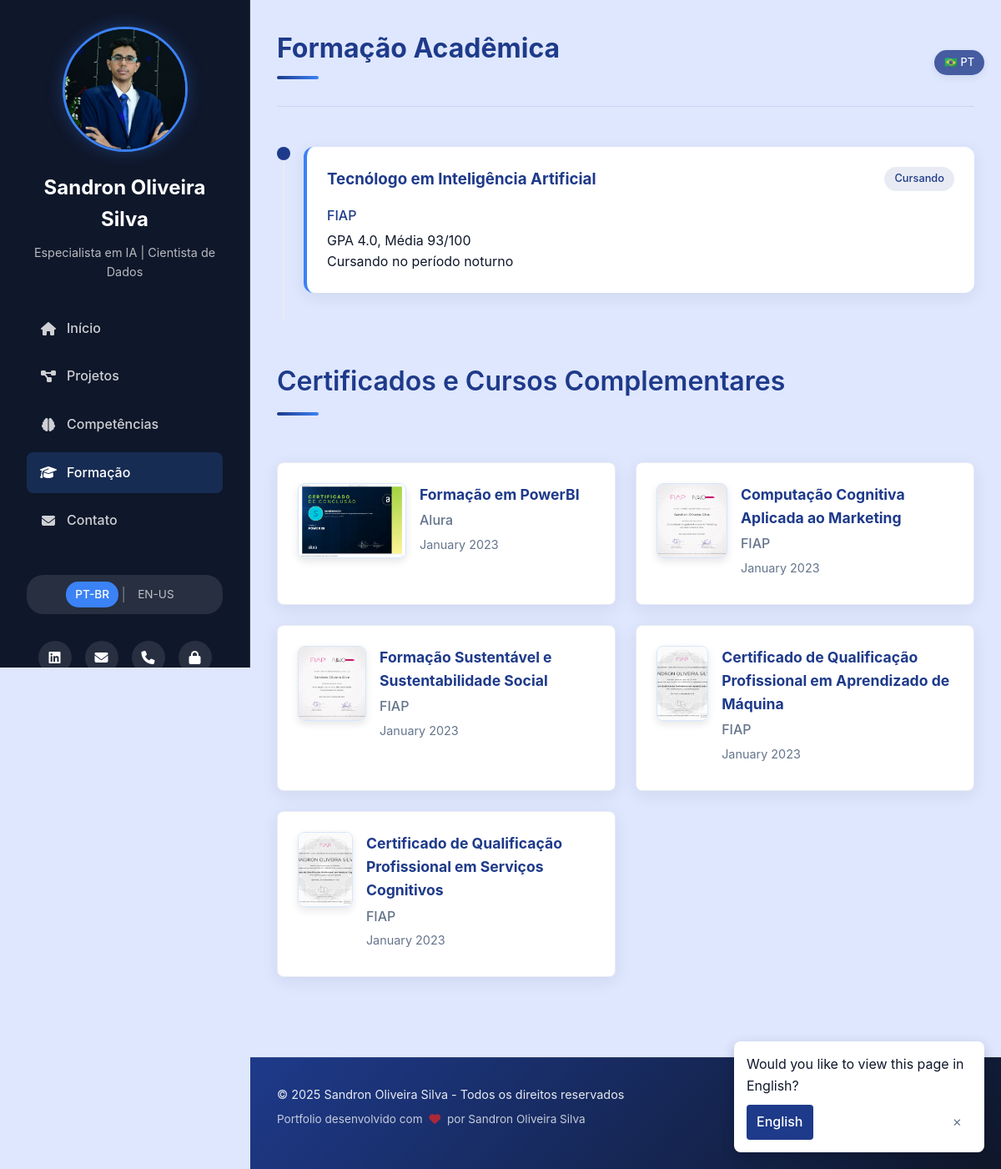
The page /education on the database as committed earlier.
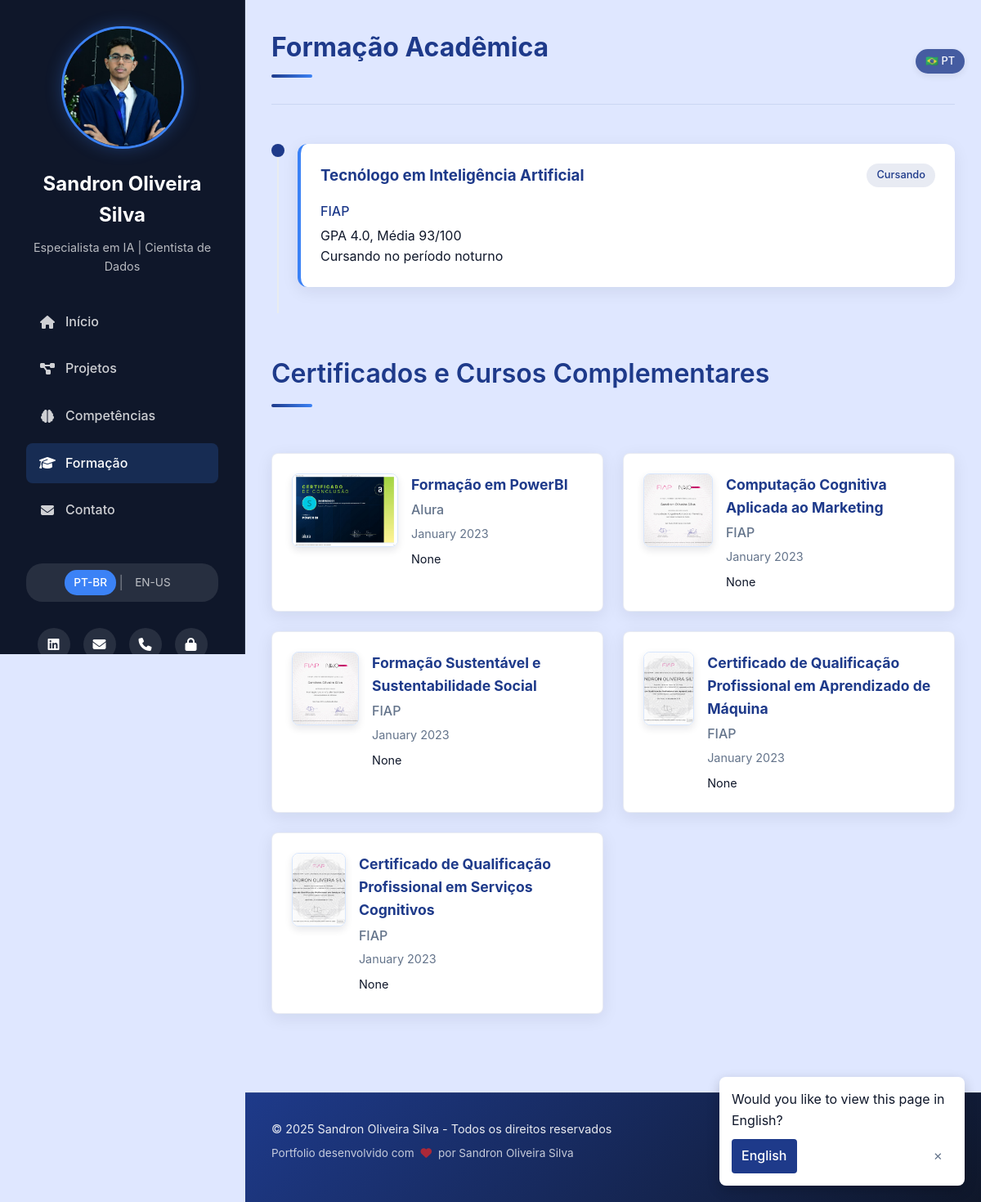
The same page on the database as committed later.
### app.py (models this page shows, shortened)
class User(UserMixin, db.Model):
    id = db.Column(db.Integer, primary_key=True)
    username = db.Column(db.String(100), unique=True, nullable=False)
    password_hash = db.Column(db.String(200), nullable=False)
    profile_image = db.Column(db.String(255), nullable=True)

class Certificate(db.Model):
    id = db.Column(db.Integer, primary_key=True)
    title = db.Column(db.String(200), nullable=False)
    title_en = db.Column(db.String(200), nullable=True)  # Título em inglês
    institution = db.Column(db.String(100), nullable=False)
    institution_en = db.Column(db.String(100), nullable=True)  # Instituição em inglês
    date_completed = db.Column(db.Date)
    description = db.Column(db.Text, nullable=True)
    description_en = db.Column(db.Text, nullable=True)  # Descrição em inglês
    image = db.Column(db.String(255), nullable=True)
    in_progress = db.Column(db.Boolean, default=False)
    created_at = db.Column(db.DateTime, default=datetime.utcnow)

### app.py (the view)
@app.route('/education')
def education():
    certificates = Certificate.query.order_by(Certificate.date_completed.desc()).all()
    user = User.query.first()
    return render_template('education.html', certificates=certificates, user=user)

### app.py (called while the page is built)
def get_locale():
    return session.get('language', app.config['DEFAULT_LANGUAGE'])

def get_multilingual_field(obj, field_name):
    current_lang = g.locale  # Obtém o idioma atual da sessão
    if current_lang == 'en-us':
        en_field_name = f"{field_name}_en"
        en_value = getattr(obj, en_field_name, None)
        if en_value:
            return en_value
    return getattr(obj, field_name)

@app.context_processor
def utility_processor():
    return {
        '_': _,
        'get_locale': get_locale,
        'ml_field': get_multilingual_field  # Adicionar a nova função
    }

def _(text):
    locale = get_locale()
    if locale == app.config['DEFAULT_LANGUAGE']:
        return text
    return translations[locale].get(text, text)

@app.before_request
def before_request():
    g.locale = get_locale()
    g._ = _  # Torna a função de tradução disponível nos templates

### templates/education.html (shortened to what this page needs)
{% extends "base.html" %}
{% block content %}
<section class="page-header">
    <h2>{{ _('Formação Acadêmica') }}</h2>
    <div class="accent-line"></div>
</section>
<section class="education-timeline">
    <div class="timeline-item">
        <div class="timeline-marker">
            <div class="marker-dot"></div>
            <div class="marker-line"></div>
        </div>
        <div class="timeline-content">
            <div class="education-card current">
                <div class="education-header">
                    <h3>{{ _('Tecnólogo em Inteligência Artificial') }}</h3>
                    <span class="education-period">{{ _('Cursando') }}</span>
                </div>
                <div class="education-body">
                    <p class="education-institution">FIAP</p>
                    <p>GPA 4.0, {{ _('Média') }} 93/100</p>
                    <p>{{ _('Cursando no período noturno') }}</p>
                </div>
            </div>
        </div>
    </div>
</section>
<section class="certificates-section">
    <div class="section-header">
        <h2>{{ _('Certificados e Cursos Complementares') }}</h2>
        <div class="accent-line"></div>
    </div>
    <div class="certificates-grid">
        {% for certificate in certificates %}
        <div class="certificate-card {% if certificate.in_progress %}in-progress{% endif %}">
            {% if certificate.image %}
            <div class="certificate-image">
                <img src="{{ url_for('uploaded_file', filename='certificates/' + certificate.image) }}" alt="{{ ml_field(certificate, 'title') }}">
            </div>
            {% endif %}
            <div class="certificate-info">
                <h3>{{ ml_field(certificate, 'title') }}
                </h3>
                <p class="certificate-institution">{{ ml_field(certificate, 'institution') }}</p>
                {% if certificate.date_completed %}
                <p class="certificate-date">{{ certificate.date_completed.strftime('%B %Y') }}</p>
                {% endif %}
                {% if certificate.description or certificate.description_en %}
                <p class="certificate-description">{{ ml_field(certificate, 'description') }}</p>
                {% endif %}
            </div>
        </div>
        {% else %}
        <div class="empty-state">
            <p>{{ _('Nenhum certificado cadastrado no momento.') }}</p>
        </div>
        {% endfor %}
    </div>
</section>
{% endblock %}

### templates/base.html (shortened to what this page needs)
<!DOCTYPE html>
<html lang="{{ g.locale }}">
<head>
    <link rel="stylesheet" href="{{ url_for('static', filename='css/styles.css') }}">
    <link rel="stylesheet" href="https://cdnjs.cloudflare.com/ajax/libs/font-awesome/6.4.0/css/all.min.css">
</head>
<body>
    <div class="container">
        <aside class="sidebar">
            <div class="profile">
                <div class="profile-image">
                    {% if user and user.profile_image %}
                        <img src="{{ url_for('uploaded_file', filename='profile/' + user.profile_image) }}" alt="Sandron Oliveira Silva" class="profile-img">
                    {% else %}
                        <div class="avatar">SO</div>
                    {% endif %}
                </div>
                <h1>Sandron Oliveira Silva</h1>
                <p class="title">{{ _('Especialista em IA') }} | {{ _('Cientista de Dados') }}</p>
            </div>
            <nav class="main-nav">
                <ul>
                    <li><a href="{{ url_for('index') }}" {% if request.path == url_for('index') %}class="active"{% endif %}><i class="fas fa-home"></i> {{ _('Início') }}</a></li>
                    <li><a href="{{ url_for('projects') }}" {% if request.path == url_for('projects') %}class="active"{% endif %}><i class="fas fa-project-diagram"></i> {{ _('Projetos') }}</a></li>
                    <li><a href="{{ url_for('skills') }}" {% if request.path == url_for('skills') %}class="active"{% endif %}><i class="fas fa-brain"></i> {{ _('Competências') }}</a></li>
                    <li><a href="{{ url_for('education') }}" {% if request.path == url_for('education') %}class="active"{% endif %}><i class="fas fa-graduation-cap"></i> {{ _('Formação') }}</a></li>
                    <li><a href="{{ url_for('contact') }}" {% if request.path == url_for('contact') %}class="active"{% endif %}><i class="fas fa-envelope"></i> {{ _('Contato') }}</a></li>
                </ul>
            </nav>
            <div class="language-switcher">
                <a href="{{ url_for('set_language', language='pt-br') }}" class="lang-item {% if g.locale == 'pt-br' %}active{% endif %}">PT-BR</a>
                <span class="lang-separator">|</span>
                <a href="{{ url_for('set_language', language='en-us') }}" class="lang-item {% if g.locale == 'en-us' %}active{% endif %}">EN-US</a>
            </div>
            <div class="social-links">
                <a href="https://www.linkedin.com/in/sandronoliveira/" target="_blank"><i class="fab fa-linkedin"></i></a>
                <a href="mailto:sandrono61@gmail.com"><i class="fas fa-envelope"></i></a>
                <a href="tel:+5511913349334"><i class="fas fa-phone"></i></a>
                <a href="{{ url_for('login') }}" title="{{ _('Admin Login') }}"><i class="fas fa-lock"></i></a>
            </div>
        </aside>
        <main class="content">
            {% block content %}{% endblock %}
        </main>
    </div>
    <footer class="site-footer">
        <div class="footer-content">
            <div class="footer-info">
                <p>© <span class="current-year">2025</span> Sandron Oliveira Silva - {{ _('Todos os direitos reservados') }}</p>
                <p class="footer-credits">{{ _('Portfolio desenvolvido com') }} <i class="fas fa-heart"></i> {{ _('por') }} Sandron Oliveira Silva</p>
            </div>
            <div class="footer-social">
                <a href="https://www.linkedin.com/in/sandronoliveira/" target="_blank"></a>
                <a href="mailto:sandrono61@gmail.com"></a>
                <a href="tel:+5511913349334"></a>
            </div>
        </div>
    </footer>
</body>
</html>

Rows that differ between the two databases and show on the page:
changed Certificate "Formação em PowerBI": description (not shown) → "None"
changed Certificate "Computação Cognitiva Aplicada ao Marketing": description (not shown) → "None"
changed Certificate "Formação Sustentável e Sustentabilidade Social": description (not shown) → "None"
changed Certificate "Certificado de Qualificação Profissional em Aprendizado de Máquina": description (not shown) → "None"
changed Certificate "Certificado de Qualificação Profissional em Serviços Cognitivos": description (not shown) → "None"
